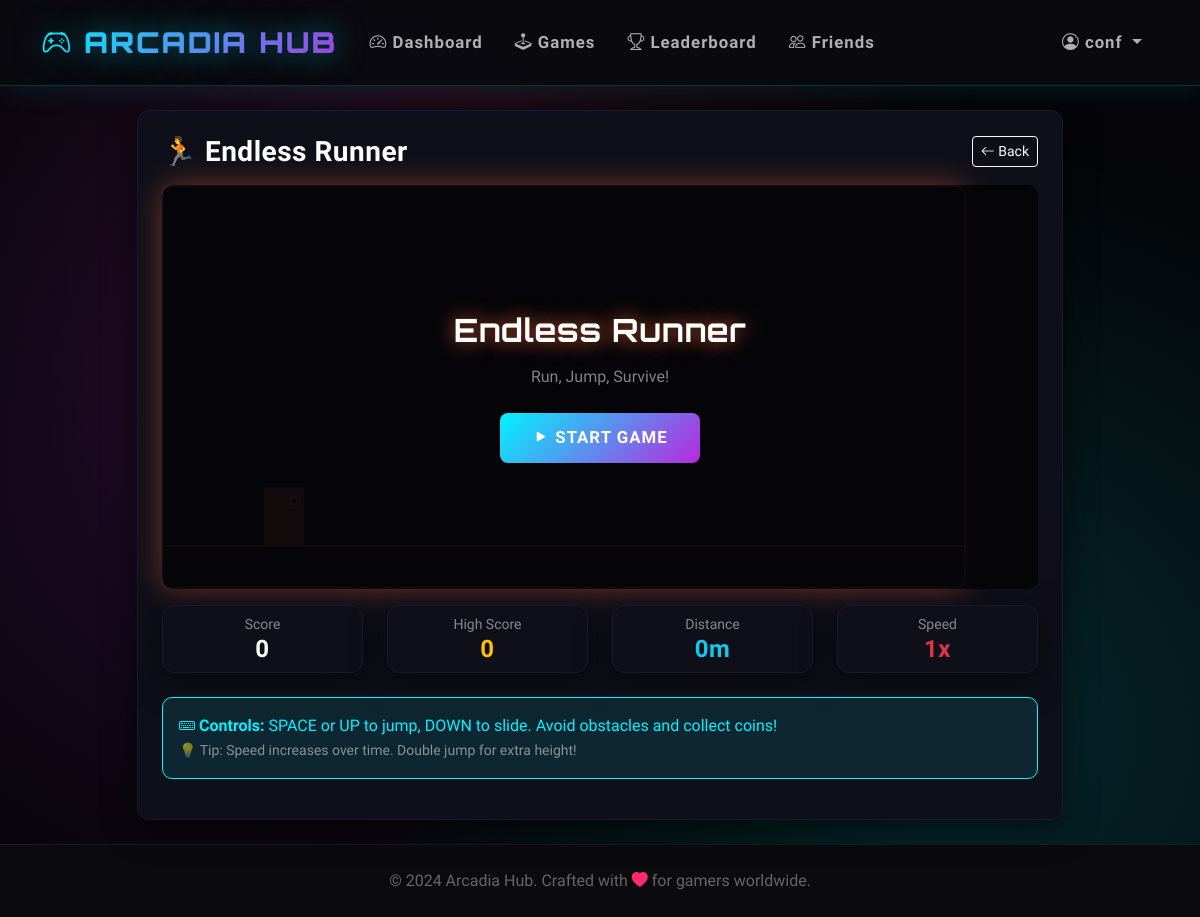
Screenshot of /game/runner (signed in) with the database file from the repository.
### tables this page shows
CREATE TABLE users (user_id INTEGER PRIMARY KEY AUTOINCREMENT, username TEXT UNIQUE NOT NULL, password_hash TEXT NOT NULL, email TEXT UNIQUE NOT NULL, created_at TIMESTAMP DEFAULT CURRENT_TIMESTAMP, last_login DATE, streak INTEGER DEFAULT 0, coins INTEGER DEFAULT 100, total_games_played INTEGER DEFAULT 0, total_score INTEGER DEFAULT 0, avatar_config TEXT, settings_config TEXT DEFAULT '{"theme": "dark", "sound": true, "notifications": true}', xp INTEGER DEFAULT 0, player_level INTEGER DEFAULT 1);

CREATE TABLE games (game_id INTEGER PRIMARY KEY AUTOINCREMENT, game_key TEXT UNIQUE NOT NULL, name TEXT NOT NULL, category TEXT, difficulty TEXT, play_count INTEGER DEFAULT 0, icon TEXT, color TEXT);

### app.py (the view)
@app.route('/game/<game_key>')
@login_required
def play_game(game_key):
    game = db.fetch_one("SELECT * FROM games WHERE game_key = ?", (game_key,))
    if not game:
        flash('Game not found', 'danger')
        return redirect(url_for('games'))
    return render_template(f'games/{game_key}.html', game=game)

### app.py (called while the page is built)
def login_required(f):
    @wraps(f)
    def decorated_function(*args, **kwargs):
        if 'user_id' not in session:
            flash('Please log in to access this page', 'warning')
            return redirect(url_for('login'))
        session.permanent = True
        return f(*args, **kwargs)
    return decorated_function

@app.before_request
def load_user():
    if 'user_id' in session:
        user = db.fetch_one("SELECT * FROM users WHERE user_id = ?", (session['user_id'],))
        if user:
            session.permanent = True

    def fetch_one(self, query, params=()):
        try:
            self.cursor.execute(query, params)
            return self.cursor.fetchone()
        except Exception as e:
            logger.error(f"Database fetch_one error: {e}\nQuery: {query}")
            raise

### templates/games/runner.html (shortened to what this page needs)
{% extends "base.html" %}
{% block content %}
<div class="row justify-content-center">
    <div class="col-md-10">
        <div class="card p-4">
            <div class="d-flex justify-content-between align-items-center mb-3">
                <h3 class="text-white mb-0">{{ game.icon }} {{ game.name }}</h3>
                <a href="{{ url_for('games') }}" class="btn btn-sm btn-outline-light">
                    <i class="bi bi-arrow-left"></i> Back
                </a>
            </div>
            <div class="text-center mb-3 position-relative">
                <div id="gameOverlay" class="position-absolute top-0 start-0 w-100 h-100 d-flex flex-column align-items-center justify-content-center" style="background: rgba(5,5,8,0.95); border-radius: 10px; z-index: 10;">
                    <h2 class="text-white mb-3" id="overlayTitle" style="font-family: 'Orbitron', sans-serif; text-shadow: 0 0 20px rgba(255,107,53,0.8);">Endless Runner</h2>
                    <p class="text-white-50 mb-4" id="overlaySubtitle">Run, Jump, Survive!</p>
                    <button id="startBtn" class="btn btn-accent btn-lg pulse-glow">
                        <i class="bi bi-play-fill"></i> Start Game
                    </button>
                </div>
            </div>
            <div class="row mb-3">
                <div class="col-md-3 col-6 mb-2">
                    <div class="card bg-dark border-secondary p-2 text-center">
                        <small class="text-white-50">Score</small>
                        <h4 class="text-white mb-0" id="currentScore">0</h4>
                    </div>
                </div>
                <div class="col-md-3 col-6 mb-2">
                    <div class="card bg-dark border-secondary p-2 text-center">
                        <small class="text-white-50">High Score</small>
                        <h4 class="text-warning mb-0" id="highScore">0</h4>
                    </div>
                </div>
                <div class="col-md-3 col-6 mb-2">
                    <div class="card bg-dark border-secondary p-2 text-center">
                        <small class="text-white-50">Distance</small>
                        <h4 class="text-info mb-0" id="distance">0m</h4>
                    </div>
                </div>
                <div class="col-md-3 col-6 mb-2">
                    <div class="card bg-dark border-secondary p-2 text-center">
                        <small class="text-white-50">Speed</small>
                        <h4 class="text-danger mb-0" id="speedLevel">1x</h4>
                    </div>
                </div>
            </div>
            <div class="alert alert-info">
                <strong><i class="bi bi-keyboard"></i> Controls:</strong> SPACE or UP to jump, DOWN to slide. Avoid obstacles and collect coins!
                <br><small class="text-white-50">💡 Tip: Speed increases over time. Double jump for extra height!</small>
            </div>
        </div>
    </div>
</div>
{% endblock %}

### templates/base.html (shortened to what this page needs)
<!DOCTYPE html>
<html lang="en" data-bs-theme="dark">
<head>
    <link href="https://cdn.jsdelivr.net/npm/bootstrap@5.3.0/dist/css/bootstrap.min.css" rel="stylesheet">
    <link rel="stylesheet" href="https://cdn.jsdelivr.net/npm/bootstrap-icons@1.10.0/font/bootstrap-icons.css">
</head>
<body>
    <nav class="navbar navbar-expand-lg navbar-dark sticky-top">
        <div class="container">
            <a class="navbar-brand" href="{{ url_for('dashboard') }}">
                <i class="bi bi-controller"></i> ARCADIA HUB
            </a>
            {% if session.user_id %}
            <div class="collapse navbar-collapse" id="navbarNav">
                <ul class="navbar-nav me-auto">
                    <li class="nav-item">
                        <a class="nav-link" href="{{ url_for('dashboard') }}">
                            <i class="bi bi-speedometer2"></i> Dashboard
                        </a>
                    </li>
                    <li class="nav-item">
                        <a class="nav-link" href="{{ url_for('games') }}">
                            <i class="bi bi-joystick"></i> Games
                        </a>
                    </li>
                    <li class="nav-item">
                        <a class="nav-link" href="{{ url_for('leaderboard') }}">
                            <i class="bi bi-trophy"></i> Leaderboard
                        </a>
                    </li>
                    <li class="nav-item">
                        <a class="nav-link" href="{{ url_for('friends') }}">
                            <i class="bi bi-people"></i> Friends
                        </a>
                    </li>
                </ul>
                <ul class="navbar-nav">
                    <li class="nav-item dropdown">
                        <a class="nav-link dropdown-toggle" href="#" role="button" data-bs-toggle="dropdown">
                            <i class="bi bi-person-circle"></i> {{ session.username }}
                        </a>
                    </li>
                </ul>
            </div>
            {% endif %}
        </div>
    </nav>
    <main class="py-4">
        <div class="container">
            {% block content %}{% endblock %}
        </div>
    </main>
    <footer class="py-4 mt-auto">
        <div class="container text-center">
            <p class="mb-0" style="color: #666;">
                &copy; 2024 Arcadia Hub. Crafted with <i class="bi bi-heart-fill" style="color: var(--neon-pink);"></i> for gamers worldwide.
            </p>
        </div>
    </footer>
</body>
</html>

### templates/base.html (style rules this page uses)
* { margin: 0; padding: 0; box-sizing: border-box; }
:root { --neon-blue: #00f3ff; --neon-purple: #b829dd; --neon-pink: #ff2a6d; --neon-green: #05ffa1; --dark-bg: #0a0a0f; --darker-bg: #050508; --card-bg: #0f0f1a; --card-border: #1a1a2e; }
body { min-height: 100vh; background: var(--darker-bg); font-family: 'Rajdhani', sans-serif; color: #e0e0e0; overflow-x: hidden; }
body::before { content: ''; position: fixed; top: 0; left: 0; width: 100%; height: 100%; background: radial-gradient(circle at 20% 50%, rgba(184, 41, 221, 0.15) 0%, transparent 50%), radial-gradient(circle at 80% 80%, rgba(0, 243, 255, 0.15) 0%, transparent 50%), radial-gradient(circle at 40% 20%, rgba(255, 42, 109, 0.1) 0%, transparent 50%); pointer-events: none; z-index: -1; }
.navbar { background: rgba(10, 10, 15, 0.95) !important; backdrop-filter: blur(20px); border-bottom: 1px solid rgba(0, 243, 255, 0.2); box-shadow: 0 4px 30px rgba(0, 243, 255, 0.1); padding: 1rem 0; }
.navbar-brand { font-family: 'Orbitron', sans-serif; font-weight: 900; font-size: 1.8rem; background: linear-gradient(135deg, var(--neon-blue), var(--neon-purple)); -webkit-background-clip: text; -webkit-text-fill-color: transparent; background-clip: text; text-shadow: 0 0 30px rgba(0, 243, 255, 0.5); letter-spacing: 2px; }
.nav-link { font-weight: 600; font-size: 1.05rem; letter-spacing: 1px; color: #b0b0b0 !important; transition: all 0.3s ease; position: relative; padding: 0.5rem 1rem !important; }
.nav-link::before { content: ''; position: absolute; bottom: 0; left: 50%; transform: translateX(-50%); width: 0; height: 2px; background: linear-gradient(90deg, var(--neon-blue), var(--neon-purple)); transition: width 0.3s ease; }
.card { background: var(--card-bg) !important; border: 1px solid var(--card-border) !important; border-radius: 12px; box-shadow: 0 8px 32px rgba(0, 0, 0, 0.6); transition: all 0.3s ease; position: relative; overflow: hidden; }
.card::before { content: ''; position: absolute; top: 0; left: 0; right: 0; height: 2px; background: linear-gradient(90deg, transparent, var(--neon-blue), var(--neon-purple), transparent); opacity: 0; transition: opacity 0.3s ease; }
.btn-accent { background: linear-gradient(135deg, var(--neon-blue), var(--neon-purple)); border: none; color: white; padding: 12px 32px; border-radius: 8px; font-weight: 700; font-size: 1.05rem; letter-spacing: 1px; transition: all 0.3s ease; position: relative; overflow: hidden; text-transform: uppercase; }
.btn-accent::before { content: ''; position: absolute; top: 50%; left: 50%; width: 0; height: 0; border-radius: 50%; background: rgba(255, 255, 255, 0.2); transform: translate(-50%, -50%); transition: width 0.6s, height 0.6s; }
.alert { border-radius: 10px; border: 1px solid; }
.alert-info { background: rgba(0, 243, 255, 0.1); border-color: var(--neon-blue); color: var(--neon-blue); }
footer { background: var(--dark-bg); border-top: 1px solid var(--card-border); }
.pulse-glow { animation: pulse-glow 2s ease-in-out infinite; }
h1, h2, h3, h4, h5, h6 { font-family: 'Rajdhani', sans-serif; font-weight: 700; letter-spacing: 0.5px; }

### rows the page displays
users: username "conf"
games: icon "🏃", name "Endless Runner"
